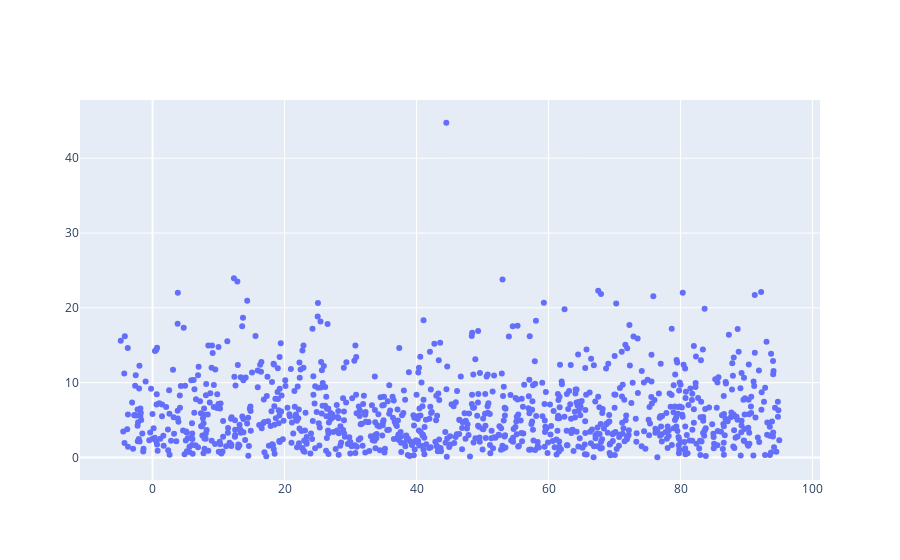

The notebook cell saved with this chart:
### Code cell
fig = go.Figure()

fig.add_trace(
    go.Scatter(x = samples['data1'], y = samples['data2'], mode = 'markers')
)

fig.show()

### Figure 1 — Plotly figure (JSON) as saved in the notebook; plotly's stock layout.template omitted (floating-point values rounded to 4 significant figures; data arrays with more than 128 entries replaced by an {"elided": "..."} marker saying what was removed)
{"data": [{"mode": "markers", "type": "scatter", "x": {"elided": "1000 float values"}, "y": {"elided": "1000 float values"}}], "layout": {}}
